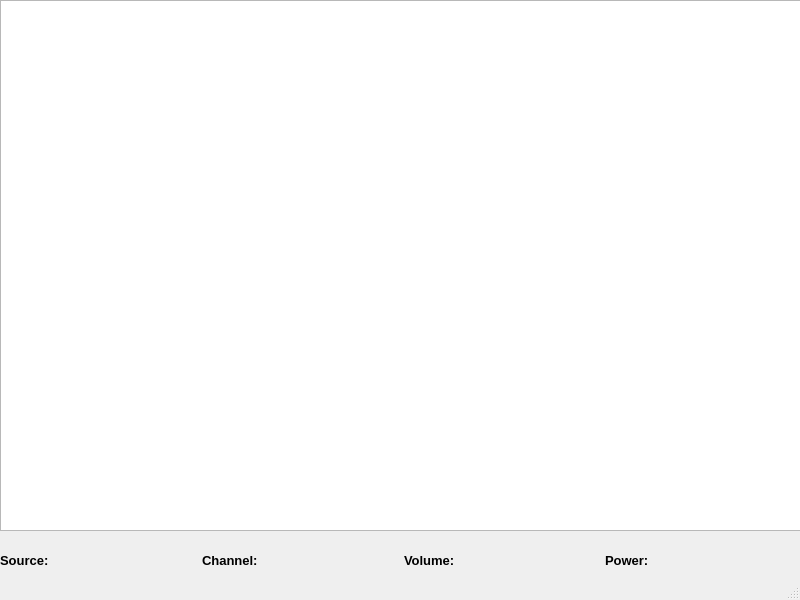
<?xml version="1.0" encoding="UTF-8"?>
<ui version="4.0">
 <class>MainWindow</class>
 <widget class="QMainWindow" name="MainWindow">
  <property name="geometry">
   <rect>
    <x>0</x>
    <y>0</y>
    <width>800</width>
    <height>600</height>
   </rect>
  </property>
  <property name="windowTitle">
   <string>TV Screen</string>
  </property>
  <widget class="QWidget" name="centralwidget">
   <widget class="QGraphicsView" name="screenView">
    <property name="geometry">
     <rect>
      <x>0</x>
      <y>0</y>
      <width>801</width>
      <height>531</height>
     </rect>
    </property>
    <property name="minimumSize">
     <size>
      <width>801</width>
      <height>531</height>
     </size>
    </property>
    <property name="maximumSize">
     <size>
      <width>801</width>
      <height>531</height>
     </size>
    </property>
   </widget>
   <widget class="QWidget" name="horizontalLayoutWidget">
    <property name="geometry">
     <rect>
      <x>0</x>
      <y>530</y>
      <width>801</width>
      <height>61</height>
     </rect>
    </property>
    <layout class="QHBoxLayout" name="horizontalLayout">
     <item>
      <widget class="QLabel" name="label_source">
       <property name="font">
        <font>
         <pointsize>10</pointsize>
         <weight>75</weight>
         <bold>true</bold>
        </font>
       </property>
       <property name="text">
        <string>Source: </string>
       </property>
      </widget>
     </item>
     <item>
      <widget class="QLabel" name="label_channel">
       <property name="font">
        <font>
         <pointsize>10</pointsize>
         <weight>75</weight>
         <bold>true</bold>
        </font>
       </property>
       <property name="text">
        <string>Channel: </string>
       </property>
      </widget>
     </item>
     <item>
      <widget class="QLabel" name="label_volume">
       <property name="font">
        <font>
         <pointsize>10</pointsize>
         <weight>75</weight>
         <bold>true</bold>
        </font>
       </property>
       <property name="text">
        <string>Volume: </string>
       </property>
      </widget>
     </item>
     <item>
      <widget class="QLabel" name="label_power">
       <property name="font">
        <font>
         <pointsize>10</pointsize>
         <weight>75</weight>
         <bold>true</bold>
        </font>
       </property>
       <property name="text">
        <string>Power: </string>
       </property>
      </widget>
     </item>
    </layout>
   </widget>
  </widget>
  <widget class="QStatusBar" name="statusbar"/>
 </widget>
 <resources/>
 <connections/>
</ui>
